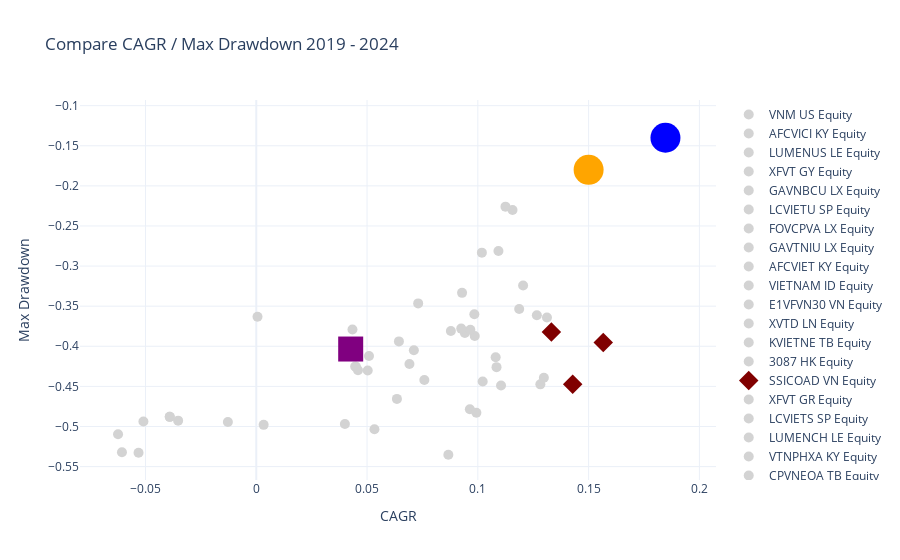

Notebook code cell kept with this figure:
### Code cell
fig = go.Figure()
top_3_6Y = performance_6Y[performance_6Y.index.isin(inside_list) == False].sort_values(by = 'CAGR', ascending = False)[:3].index

for col in performance_6Y.index:
    if col == 'HIEP.NS':
        fig.add_trace(go.Scatter(x=[performance_6Y.loc[col]['CAGR']], y=[performance_6Y.loc[col]['Max Drawdown']],
                         mode='markers', name=col, marker=dict(color='blue', size=30))) # Set color to red and increase thickness
    elif col == 'MANDATE VND':
        fig.add_trace(go.Scatter(x=[performance_6Y.loc[col]['CAGR']], y=[performance_6Y.loc[col]['Max Drawdown']],
                         mode='markers', name=col, marker=dict(color='orange', size=30))) # Set color to red and increase thickness
    elif col == 'VNI':
            fig.add_trace(go.Scatter(x=[performance_6Y.loc[col]['CAGR']], y=[performance_6Y.loc[col]['Max Drawdown']],
                             mode='markers', name=col, marker=dict(color='purple', size=25, symbol = "square"))) # Set color to red and increase thickness
    elif col in top_3_6Y:
            fig.add_trace(go.Scatter(x=[performance_6Y.loc[col]['CAGR']], y=[performance_6Y.loc[col]['Max Drawdown']],
                             mode='markers', name=col, marker=dict(color='maroon', size = 15, symbol = "diamond"))) # Set color to blur gray and reduce thickness
    else:
        fig.add_trace(go.Scatter(x=[performance_6Y.loc[col]['CAGR']], y=[performance_6Y.loc[col]['Max Drawdown']],
                         mode='markers', name=col, marker=dict(color='lightgray', size = 10))) # Set color to blur gray and reduce thickness

fig.update_layout(title='Compare CAGR / Max Drawdown 2019 - 2024',
                  xaxis_title='CAGR',
                  yaxis_title='Max Drawdown')

fig.show()

### Figure 1 — Plotly figure (JSON) as saved in the notebook; plotly's stock layout.template omitted (floating-point values rounded to 4 significant figures)
{"data": [{"marker": {"color": "lightgray", "size": 10}, "mode": "markers", "name": "VNM US Equity", "type": "scatter", "x": [-0.05094], "y": [-0.4937]}, {"marker": {"color": "lightgray", "size": 10}, "mode": "markers", "name": "AFCVICI KY Equity", "type": "scatter", "x": [0.1093], "y": [-0.2812]}, {"marker": {"color": "lightgray", "size": 10}, "mode": "markers", "name": "LUMENUS LE Equity", "type": "scatter", "x": [0.0964], "y": [-0.4786]}, {"marker": {"color": "lightgray", "size": 10}, "mode": "markers", "name": "XFVT GY Equity", "type": "scatter", "x": [-0.03906], "y": [-0.488]}, {"marker": {"color": "lightgray", "size": 10}, "mode": "markers", "name": "GAVNBCU LX Equity", "type": "scatter", "x": [0.09414], "y": [-0.3833]}, {"marker": {"color": "lightgray", "size": 10}, "mode": "markers", "name": "LCVIETU SP Equity", "type": "scatter", "x": [0.05029], "y": [-0.4302]}, {"marker": {"color": "lightgray", "size": 10}, "mode": "markers", "name": "FOVCPVA LX Equity", "type": "scatter", "x": [0.0986], "y": [-0.3872]}, {"marker": {"color": "lightgray", "size": 10}, "mode": "markers", "name": "GAVTNIU LX Equity", "type": "scatter", "x": [0.08783], "y": [-0.381]}, {"marker": {"color": "lightgray", "size": 10}, "mode": "markers", "name": "AFCVIET KY Equity", "type": "scatter", "x": [0.1018], "y": [-0.2833]}, {"marker": {"color": "lightgray", "size": 10}, "mode": "markers", "name": "VIETNAM ID Equity", "type": "scatter", "x": [0.04], "y": [-0.4968]}, {"marker": {"color": "lightgray", "size": 10}, "mode": "markers", "name": "E1VFVN30 VN Equity", "type": "scatter", "x": [0.06913], "y": [-0.4221]}, {"marker": {"color": "lightgray", "size": 10}, "mode": "markers", "name": "XVTD LN Equity", "type": "scatter", "x": [-0.05314], "y": [-0.5328]}, {"marker": {"color": "lightgray", "size": 10}, "mode": "markers", "name": "KVIETNE TB Equity", "type": "scatter", "x": [0.04341], "y": [-0.379]}, {"marker": {"color": "lightgray", "size": 10}, "mode": "markers", "name": "3087 HK Equity", "type": "scatter", "x": [-0.06239], "y": [-0.5097]}, {"marker": {"color": "maroon", "size": 15, "symbol": "diamond"}, "mode": "markers", "name": "SSICOAD VN Equity", "type": "scatter", "x": [0.1428], "y": [-0.4475]}, {"marker": {"color": "lightgray", "size": 10}, "mode": "markers", "name": "XFVT GR Equity", "type": "scatter", "x": [-0.03527], "y": [-0.4927]}, {"marker": {"color": "lightgray", "size": 10}, "mode": "markers", "name": "LCVIETS SP Equity", "type": "scatter", "x": [0.04501], "y": [-0.4256]}, {"marker": {"color": "lightgray", "size": 10}, "mode": "markers", "name": "LUMENCH LE Equity", "type": "scatter", "x": [0.05334], "y": [-0.5034]}, {"marker": {"color": "lightgray", "size": 10}, "mode": "markers", "name": "VTNPHXA KY Equity", "type": "scatter", "x": [0.09288], "y": [-0.3334]}, {"marker": {"color": "lightgray", "size": 10}, "mode": "markers", "name": "CPVNEQA TB Equity", "type": "scatter", "x": [0.04591], "y": [-0.43]}, {"marker": {"color": "lightgray", "size": 10}, "mode": "markers", "name": "KIMVGIU LX Equity", "type": "scatter", "x": [0.1105], "y": [-0.4489]}, {"marker": {"color": "lightgray", "size": 10}, "mode": "markers", "name": "VIETEUR ID Equity", "type": "scatter", "x": [0.06348], "y": [-0.4656]}, {"marker": {"color": "lightgray", "size": 10}, "mode": "markers", "name": "9A311108 JP Equity", "type": "scatter", "x": [0.09662], "y": [-0.3794]}, {"marker": {"color": "lightgray", "size": 10}, "mode": "markers", "name": "XFVT GT Equity", "type": "scatter", "x": [-0.03906], "y": [-0.488]}, {"marker": {"color": "lightgray", "size": 10}, "mode": "markers", "name": "XFVT SP Equity", "type": "scatter", "x": [-0.06063], "y": [-0.5322]}, {"marker": {"color": "lightgray", "size": 10}, "mode": "markers", "name": "TCMVN NA Equity", "type": "scatter", "x": [0.09935], "y": [-0.4829]}, {"marker": {"color": "lightgray", "size": 10}, "mode": "markers", "name": "VCVOF US Equity", "type": "scatter", "x": [0.1022], "y": [-0.4438]}, {"marker": {"color": "lightgray", "size": 10}, "mode": "markers", "name": "FUESSV50 VN Equity", "type": "scatter", "x": [0.08669], "y": [-0.5352]}, {"marker": {"color": "lightgray", "size": 10}, "mode": "markers", "name": "AB311171 JP Equity", "type": "scatter", "x": [0.1298], "y": [-0.4392]}, {"marker": {"color": "lightgray", "size": 10}, "mode": "markers", "name": "IOFVTEQ LX Equity", "type": "scatter", "x": [0.09249], "y": [-0.378]}, {"marker": {"color": "lightgray", "size": 10}, "mode": "markers", "name": "SGVIEOP HK Equity", "type": "scatter", "x": [0.05088], "y": [-0.412]}, {"marker": {"color": "lightgray", "size": 10}, "mode": "markers", "name": "VFMVF1 VN Equity", "type": "scatter", "x": [0.108], "y": [-0.4136]}, {"marker": {"color": "lightgray", "size": 10}, "mode": "markers", "name": "FOVIEDE LX Equity", "type": "scatter", "x": [0.09842], "y": [-0.3601]}, {"marker": {"color": "lightgray", "size": 10}, "mode": "markers", "name": "GELIONV SP Equity", "type": "scatter", "x": [0.04464], "y": [-0.4253]}, {"marker": {"color": "lightgray", "size": 10}, "mode": "markers", "name": "0431216C JP Equity", "type": "scatter", "x": [0.1266], "y": [-0.3612]}, {"marker": {"color": "lightgray", "size": 10}, "mode": "markers", "name": "49311186 JP Equity", "type": "scatter", "x": [0.1312], "y": [-0.3641]}, {"marker": {"color": "lightgray", "size": 10}, "mode": "markers", "name": "ASPVIET TB Equity", "type": "scatter", "x": [0.003322], "y": [-0.498]}, {"marker": {"color": "lightgray", "size": 10}, "mode": "markers", "name": "1AR0081 KS Equity", "type": "scatter", "x": [0.0005514], "y": [-0.3633]}, {"marker": {"color": "lightgray", "size": 10}, "mode": "markers", "name": "47311156 JP Equity", "type": "scatter", "x": [0.1187], "y": [-0.3535]}, {"marker": {"color": "lightgray", "size": 10}, "mode": "markers", "name": "ASPVRMF TB Equity", "type": "scatter", "x": [-0.01281], "y": [-0.4944]}, {"marker": {"color": "lightgray", "size": 10}, "mode": "markers", "name": "VCBFTBF VN Equity", "type": "scatter", "x": [0.1157], "y": [-0.2301]}, {"marker": {"color": "lightgray", "size": 10}, "mode": "markers", "name": "SSISCA", "type": "scatter", "x": [0.1282], "y": [-0.4475]}, {"marker": {"color": "lightgray", "size": 10}, "mode": "markers", "name": "BVPF", "type": "scatter", "x": [0.1125], "y": [-0.2259]}, {"marker": {"color": "maroon", "size": 15, "symbol": "diamond"}, "mode": "markers", "name": "VESAF", "type": "scatter", "x": [0.1566], "y": [-0.3953]}, {"marker": {"color": "lightgray", "size": 10}, "mode": "markers", "name": "VCBF-BCF", "type": "scatter", "x": [0.1204], "y": [-0.3242]}, {"marker": {"color": "maroon", "size": 15, "symbol": "diamond"}, "mode": "markers", "name": "VEOF", "type": "scatter", "x": [0.1332], "y": [-0.382]}, {"marker": {"color": "lightgray", "size": 10}, "mode": "markers", "name": "DCDS", "type": "scatter", "x": [0.1084], "y": [-0.426]}, {"marker": {"color": "lightgray", "size": 10}, "mode": "markers", "name": "VNDAF", "type": "scatter", "x": [0.07307], "y": [-0.3465]}, {"marker": {"color": "lightgray", "size": 10}, "mode": "markers", "name": "DCDE", "type": "scatter", "x": [0.07586], "y": [-0.442]}, {"marker": {"color": "lightgray", "size": 10}, "mode": "markers", "name": "BVFED", "type": "scatter", "x": [0.07113], "y": [-0.4049]}, {"marker": {"color": "lightgray", "size": 10}, "mode": "markers", "name": "MAFEQI", "type": "scatter", "x": [0.06438], "y": [-0.3939]}, {"marker": {"color": "purple", "size": 25, "symbol": "square"}, "mode": "markers", "name": "VNI", "type": "scatter", "x": [0.04261], "y": [-0.4034]}, {"marker": {"color": "blue", "size": 30}, "mode": "markers", "name": "HIEP.NS", "type": "scatter", "x": [0.1847], "y": [-0.14]}, {"marker": {"color": "orange", "size": 30}, "mode": "markers", "name": "MANDATE VND", "type": "scatter", "x": [0.15], "y": [-0.18]}], "layout": {"title": {"text": "Compare CAGR / Max Drawdown 2019 - 2024"}, "xaxis": {"title": {"text": "CAGR"}}, "yaxis": {"title": {"text": "Max Drawdown"}}}}
